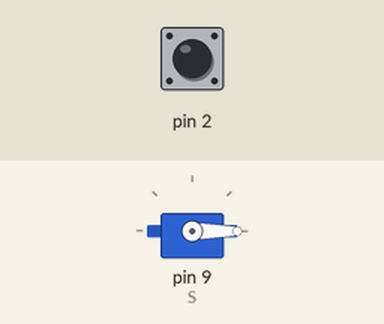
This sketch was run on a simulated Arduino Uno, built with avr-gcc and run on an emulated ATmega328P. On the bench: servo. The test bench sets the inputs (shaded band); at power-on: pin 2 HIGH.

Above: at 1.2 s.
1.3 s: pin 2 pulled LOW for 0.15 s
Timing chart, 0 to 4.3 s (numbered marks = the images above; inputs shaded):
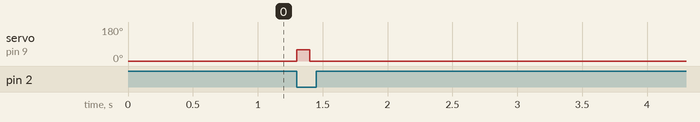

The sketch:

finalProjectSketch.ino
```cpp
  //loading in library for Servo Motor
  #include <Servo.h>
  //making servo object S
  Servo S;
  //loading in library for capacitive touch
  #include <CapacitiveSensor.h>

  //current value int to be used in loop section
  int currentVal = 0;
  //last value int to be compared to currentVal int later in loop section
  int lastVal = 0;

  //Making a capacitive sensor object C
  CapacitiveSensor   C = CapacitiveSensor(4,2);

  //setup code runs once upon startup
  void setup() {
    //starts the serial monitor
    Serial.begin(9600);

    //adding servo motor to pin 11
    S.attach(9);
    //sets the servo motor's position to 0 degrees
    S.write(0);
  }

  //loop runs repeatedly
  void loop() {
    //reads in the current value from the capactitiveSensor() function, takes in 30, which is the number of times the sensor is measured, the elapsed time is
    //returned in "arbitrary units" (according to the documentation) for this library. Generally speaking, the higher the number returned, the more contact is being made with the sensor
    currentVal = C.capacitiveSensor(30);

    //checks if currentVal is > 300 and if lastVal is < 300
    //if it is the case, the servo motor moves to dispense the treat
    if (currentVal > 300 && lastVal < 300){
      //moves the servo to 60 degreess
      S.write(60);
      //delays 100ms to give enough time for servo to move
      delay(100);
      //resets servo position to 0
      S.write(0);
      //delays one second
      delay(1000);
    }

    //debugging code that is commented out, uncomment to see currentVal printed out to serial monitor
    // Serial.println(currentVal);

    //sets lastVal = currentVal to ensure the if statement works properly
    lastVal = currentVal;
  }            
```

Measured:
- after the input at 1.3 s, servo on pin 9 (S): 0° → 60° at once, → 0° 0.10 s later
